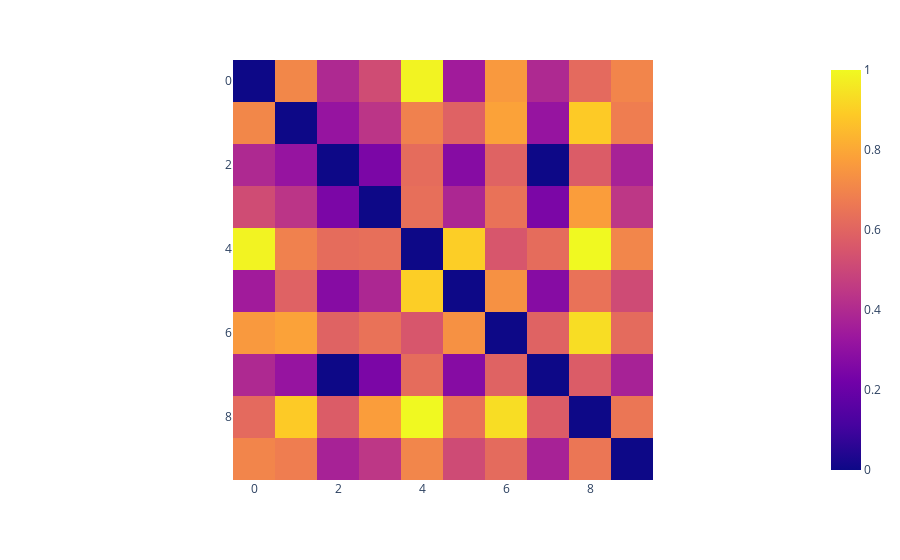

Write notebook code for a chart like this one.
### Code cell
from plotly import express as px, graph_objects as go

fig = px.imshow(embed_dists)
fig.show()

### Figure 1 — Plotly figure (JSON) as saved in the notebook; plotly's stock layout.template omitted (floating-point values rounded to 4 significant figures)
{"data": [{"coloraxis": "coloraxis", "hovertemplate": "x: %{x}<br>y: %{y}<br>color: %{z}<extra></extra>", "name": "0", "type": "heatmap", "xaxis": "x", "yaxis": "y", "z": [[0, 0.709, 0.3946, 0.5173, 0.9861, 0.3487, 0.7616, 0.3946, 0.6173, 0.7029], [0.709, 0, 0.3163, 0.4389, 0.6903, 0.59, 0.785, 0.3163, 0.8898, 0.6796], [0.3946, 0.3163, 0, 0.2472, 0.6231, 0.2757, 0.5932, 0, 0.5735, 0.371], [0.5173, 0.4389, 0.2472, 0, 0.6328, 0.3886, 0.6439, 0.2472, 0.772, 0.445], [0.9861, 0.6903, 0.6231, 0.6328, 0, 0.8988, 0.5526, 0.6231, 1, 0.7036], [0.3487, 0.59, 0.2757, 0.3886, 0.8988, 0, 0.7361, 0.2757, 0.6443, 0.5144], [0.7616, 0.785, 0.5932, 0.6439, 0.5526, 0.7361, 0, 0.5932, 0.9327, 0.6198], [0.3946, 0.3163, 0, 0.2472, 0.6231, 0.2757, 0.5932, 0, 0.5735, 0.371], [0.6173, 0.8898, 0.5735, 0.772, 1, 0.6443, 0.9327, 0.5735, 0, 0.6564], [0.7029, 0.6796, 0.371, 0.445, 0.7036, 0.5144, 0.6198, 0.371, 0.6564, 0]]}], "layout": {"coloraxis": {"colorscale": [[0, "#0d0887"], [0.1111, "#46039f"], [0.2222, "#7201a8"], [0.3333, "#9c179e"], [0.4444, "#bd3786"], [0.5556, "#d8576b"], [0.6667, "#ed7953"], [0.7778, "#fb9f3a"], [0.8889, "#fdca26"], [1, "#f0f921"]]}, "margin": {"t": 60}, "xaxis": {"anchor": "y", "constrain": "domain", "domain": [0, 1], "scaleanchor": "y"}, "yaxis": {"anchor": "x", "autorange": "reversed", "constrain": "domain", "domain": [0, 1]}}}
